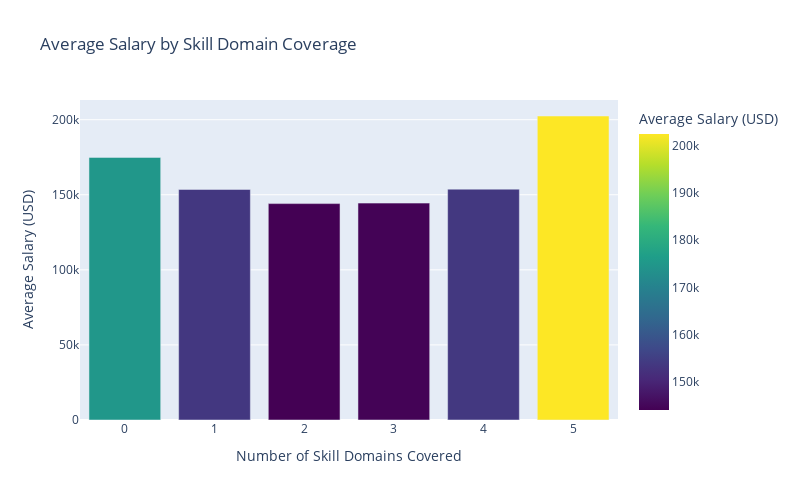

Source (notebook cell):
### Code cell
# Visualize the relationship between skill domain coverage and salary
fig = px.bar(
    domain_salary_df,
    x='Domains Covered',
    y='Average Salary',
    title='Average Salary by Skill Domain Coverage',
    labels={'Domains Covered': 'Number of Skill Domains Covered', 'Average Salary': 'Average Salary (USD)'},
    color='Average Salary',
    color_continuous_scale='Viridis'
)
fig.update_layout(
    height=500,
    width=800
)
fig.show()

### Figure 1 — Plotly figure (JSON) as saved in the notebook; plotly's stock layout.template omitted (floating-point values rounded to 4 significant figures)
{"data": [{"hovertemplate": "Number of Skill Domains Covered=%{x}<br>Average Salary (USD)=%{marker.color}<extra></extra>", "legendgroup": "", "marker": {"color": [174900.0, 153600.0, 144100.0, 144500.0, 153800.0, 202500.0], "coloraxis": "coloraxis", "pattern": {"shape": ""}}, "name": "", "orientation": "v", "showlegend": false, "textposition": "auto", "type": "bar", "x": [0, 1, 2, 3, 4, 5], "xaxis": "x", "y": [174900.0, 153600.0, 144100.0, 144500.0, 153800.0, 202500.0], "yaxis": "y"}], "layout": {"barmode": "relative", "coloraxis": {"colorbar": {"title": {"text": "Average Salary (USD)"}}, "colorscale": [[0, "#440154"], [0.1111, "#482878"], [0.2222, "#3e4989"], [0.3333, "#31688e"], [0.4444, "#26828e"], [0.5556, "#1f9e89"], [0.6667, "#35b779"], [0.7778, "#6ece58"], [0.8889, "#b5de2b"], [1, "#fde725"]]}, "height": 500, "legend": {"tracegroupgap": 0}, "title": {"text": "Average Salary by Skill Domain Coverage"}, "width": 800, "xaxis": {"anchor": "y", "domain": [0, 1], "title": {"text": "Number of Skill Domains Covered"}}, "yaxis": {"anchor": "x", "domain": [0, 1], "title": {"text": "Average Salary (USD)"}}}}
